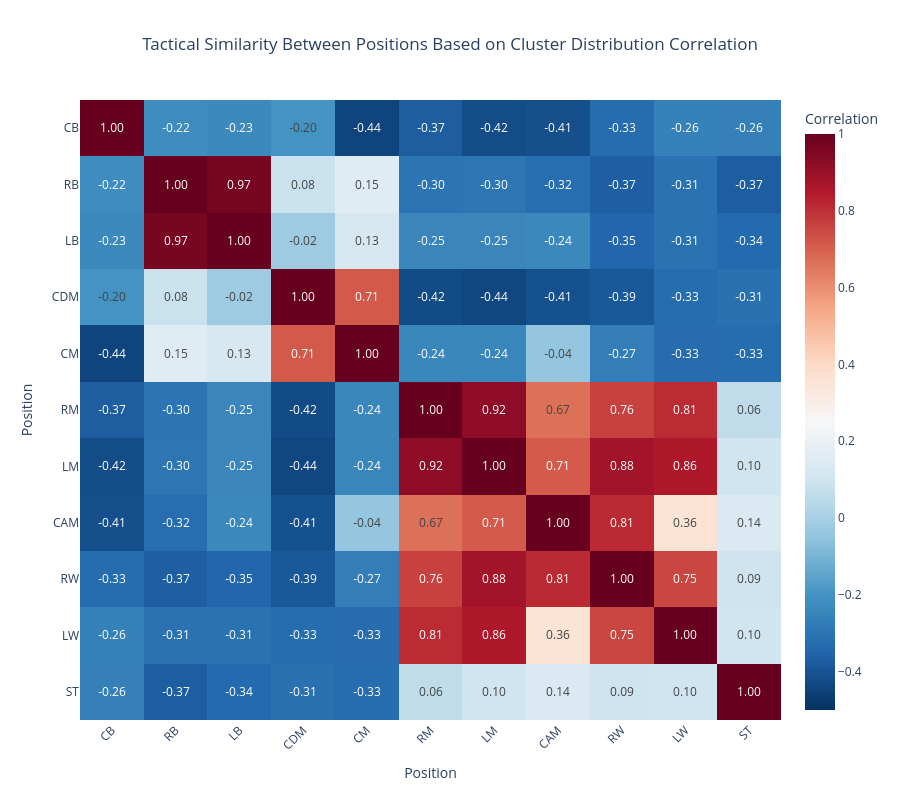

The code cell stored with this chart in its notebook:
### Code cell
pivot_pos = pd.crosstab(df_clusters['cluster'], df_clusters['pos'])
pivot_norm = pivot_pos.div(pivot_pos.sum(axis=1), axis=0)
pos_corr = pivot_norm.corr()

# Sort the correlation matrix by the specified position order
position_order = ['CB', 'RB', 'LB', 'CDM', 'CM', 'RM', 'LM', 'CAM', 'RW', 'LW', 'ST']
# Filter to keep only positions that exist in the data
position_order = [pos for pos in position_order if pos in pos_corr.columns]
pos_corr = pos_corr.loc[position_order, position_order]

fig = px.imshow(
    pos_corr,
    labels=dict(x="Position", y="Position", color="Correlation"),
    x=pos_corr.columns,
    y=pos_corr.columns,
    color_continuous_scale='RdBu_r',
    zmin=-0.5,
    zmax=1,
    text_auto='.2f',
    aspect='auto',
    title="Tactical Similarity Between Positions Based on Cluster Distribution Correlation"
)

fig.update_layout(
    title_x=0.5,
    width=900,
    height=800,
    xaxis_tickangle=-45
)

fig.show()

### Figure 1 — Plotly figure (JSON) as saved in the notebook; plotly's stock layout.template omitted (floating-point values rounded to 4 significant figures)
{"data": [{"coloraxis": "coloraxis", "hovertemplate": "Position: %{x}<br>Position: %{y}<br>Correlation: %{z}<extra></extra>", "name": "0", "texttemplate": "%{z:.2f}", "type": "heatmap", "x": ["CB", "RB", "LB", "CDM", "CM", "RM", "LM", "CAM", "RW", "LW", "ST"], "xaxis": "x", "y": ["CB", "RB", "LB", "CDM", "CM", "RM", "LM", "CAM", "RW", "LW", "ST"], "yaxis": "y", "z": [[1.0, -0.2185, -0.2328, -0.1991, -0.4431, -0.3738, -0.4226, -0.4136, -0.3269, -0.2603, -0.2633], [-0.2185, 1.0, 0.9662, 0.08373, 0.1547, -0.2998, -0.2952, -0.3236, -0.37, -0.3097, -0.3709], [-0.2328, 0.9662, 1.0, -0.01978, 0.1286, -0.2462, -0.2451, -0.2362, -0.3451, -0.3082, -0.3364], [-0.1991, 0.08373, -0.01978, 1.0, 0.7117, -0.4242, -0.4356, -0.4084, -0.3873, -0.326, -0.3123], [-0.4431, 0.1547, 0.1286, 0.7117, 1.0, -0.2406, -0.2435, -0.04428, -0.2701, -0.3292, -0.3258], [-0.3738, -0.2998, -0.2462, -0.4242, -0.2406, 1.0, 0.9228, 0.6653, 0.7616, 0.8107, 0.05989], [-0.4226, -0.2952, -0.2451, -0.4356, -0.2435, 0.9228, 1.0, 0.7095, 0.8799, 0.8552, 0.1013], [-0.4136, -0.3236, -0.2362, -0.4084, -0.04428, 0.6653, 0.7095, 1.0, 0.8122, 0.3575, 0.1361], [-0.3269, -0.37, -0.3451, -0.3873, -0.2701, 0.7616, 0.8799, 0.8122, 1.0, 0.7534, 0.09415], [-0.2603, -0.3097, -0.3082, -0.326, -0.3292, 0.8107, 0.8552, 0.3575, 0.7534, 1.0, 0.09916], [-0.2633, -0.3709, -0.3364, -0.3123, -0.3258, 0.05989, 0.1013, 0.1361, 0.09415, 0.09916, 1.0]]}], "layout": {"coloraxis": {"cmax": 1, "cmin": -0.5, "colorbar": {"title": {"text": "Correlation"}}, "colorscale": [[0, "rgb(5,48,97)"], [0.1, "rgb(33,102,172)"], [0.2, "rgb(67,147,195)"], [0.3, "rgb(146,197,222)"], [0.4, "rgb(209,229,240)"], [0.5, "rgb(247,247,247)"], [0.6, "rgb(253,219,199)"], [0.7, "rgb(244,165,130)"], [0.8, "rgb(214,96,77)"], [0.9, "rgb(178,24,43)"], [1, "rgb(103,0,31)"]]}, "height": 800, "title": {"text": "Tactical Similarity Between Positions Based on Cluster Distribution Correlation", "x": 0.5}, "width": 900, "xaxis": {"anchor": "y", "domain": [0, 1], "tickangle": -45, "title": {"text": "Position"}}, "yaxis": {"anchor": "x", "autorange": "reversed", "domain": [0, 1], "title": {"text": "Position"}}}}
